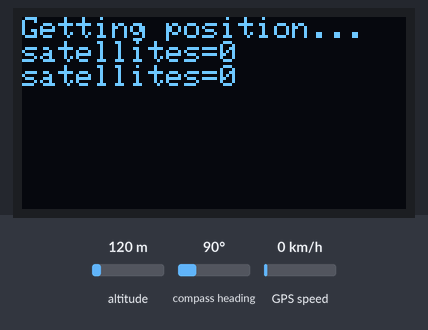
Simulated run of this sketch. Board: Arduino Uno, built with avr-gcc and run on an emulated ATmega328P. Parts: 128×64 one-colour display. Inputs (shaded band) come from the test bench; at power-on: altitude 120 m, compass heading 90°, GPS speed 0 km/h. The GPS gets a fix after 3 s at 37.7749, -122.4194 with 8 satellites; what the sketch prints to the serial monitor is not drawn.

Above: at 2.2 s.
2.3 s: altitude set to 20 m
At 3.5 s:
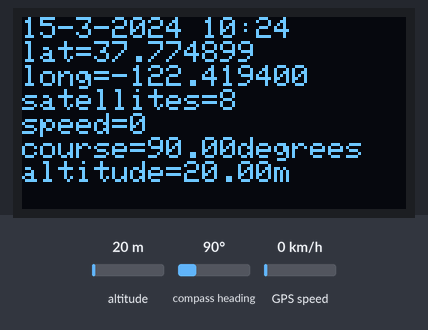
4.5 s: compass heading set to 7°
At 6.1 s:
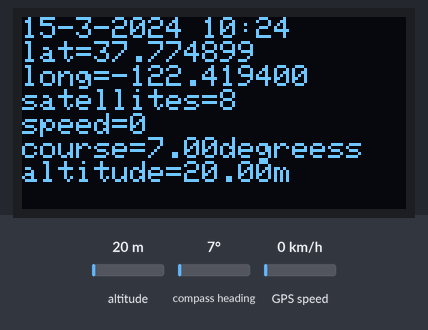
6.5 s: GPS speed set to 2 km/h
At 7.6 s:
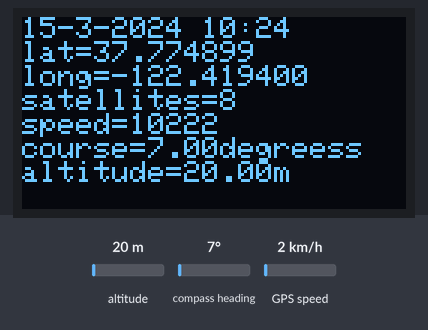
8.5 s: altitude set to 250 m
At 10.4 s:
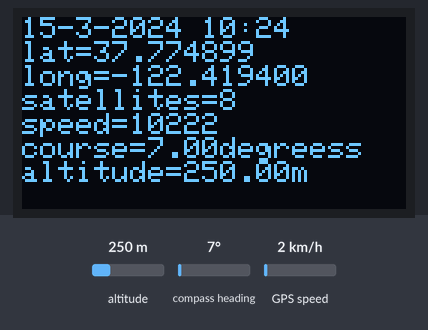
Timing chart, 0 to 11.9 s (numbered marks = the images above; inputs shaded):
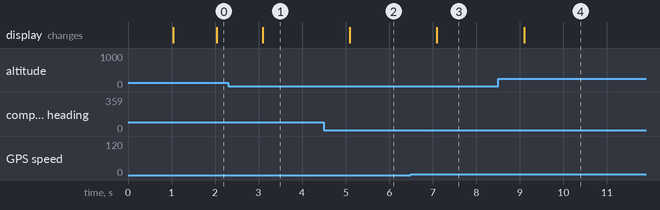

Measured:
- after the input at 2.3 s, the display: changes after 0.80 s (image 1)
- after the input at 4.5 s, the display: changes after 0.60 s (image 2)
- after the input at 6.5 s, the display: changes after 0.60 s (image 3)
- after the input at 8.5 s, the display: changes after 0.60 s (image 4)

The sketch:

gps_tracker.ino
```cpp
#include <SoftwareSerial.h>
#include <TinyGPSPlus.h>

#include "SSD1306Ascii.h"
#include "SSD1306AsciiWire.h"

#define GPS_SERIAL_BAUDRATE 38400 // gps baud rate is 38400
#define ARDU_BAUD_RATE 9600

#define OLED_I2C_ADDRESS 0x3C

SoftwareSerial mySerial(2, 3);
TinyGPSPlus gps;
SSD1306AsciiWire display;

bool found = false;

void setup() {
  mySerial.begin(GPS_SERIAL_BAUDRATE);
  Serial.begin(ARDU_BAUD_RATE);
  Serial.println("GPS start");

  display.begin(&Adafruit128x64, OLED_I2C_ADDRESS);
  display.setFont(Adafruit5x7);
  display.clear();
  display.setCursor(0, 0);
  display.println("Getting position...");
  delay(1000);
}

void loop() {
  // gather data from gps serial port
  while(mySerial.available()){
    gps.encode(mySerial.read());
    // Serial.write(mySerial.read());
  }

  // // check if data is ready and updated
  if (gps.location.isUpdated()) {
    if (!found) {
      display.clear();
      found = true;
    }

    char datetime[30];
    sprintf(
      datetime,
      "%d-%d-%d %d:%d", // e.g. 2024-12-04 22:20
      gps.date.day(),
      gps.date.month(),
      gps.date.year(),
      gps.time.hour(),
      gps.time.minute()
    );

    display.setCursor(0, 0);
    display.println(datetime);

    display.setCursor(0, 10);
    display.print("lat=");
    display.println(String(gps.location.lat(), 6).c_str());

    display.setCursor(0, 20);
    display.print("long=");
    display.println(String(gps.location.lng(), 6).c_str());
  }

  if (gps.satellites.isUpdated()) {
    display.setCursor(0, 30);
    display.print("satellites=");
    display.println(String(gps.satellites.value()).c_str());
  }

  if (gps.speed.isUpdated()) {
    display.setCursor(0, 40);
    display.print("speed=");
    display.println(String(gps.speed.value(), 3).c_str());
  }

  if (gps.course.isUpdated()) {
    display.setCursor(0, 50);
    display.print("course=");
    display.print(String(gps.course.deg()).c_str());
    display.println("degrees");
  }

  if (gps.altitude.isUpdated()) {
    display.setCursor(0, 60);
    display.print("altitude=");
    display.print(String(gps.altitude.meters(), 2).c_str());
    display.println("m");
  }
}
```
